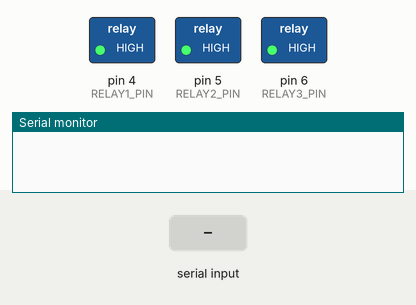
Recording of a sketch running on a simulated Arduino Mega 2560, built with avr-gcc and run on an emulated ATmega2560. On the bench: switched loads named in the sketch (green lamp = pin HIGH), the last lines printed to the serial monitor. Inputs (shaded band) come from the test bench.

Above: at 1.2 s.
1.3 s: "relay1_on\n" received over Serial
At 2.5 s:
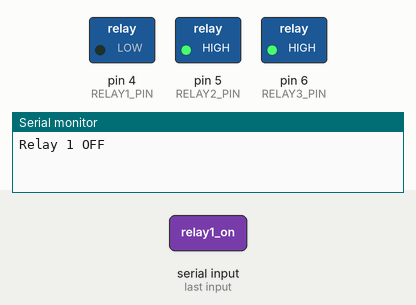
2.8 s: "relay2_on\n" received over Serial
At 3.7 s:
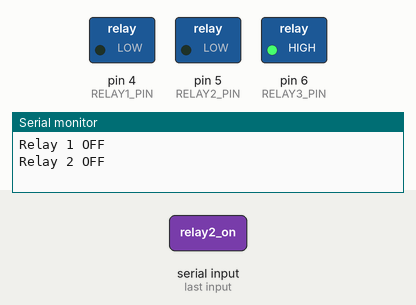
4.3 s: "relay1_off\n" received over Serial
At 4.8 s:
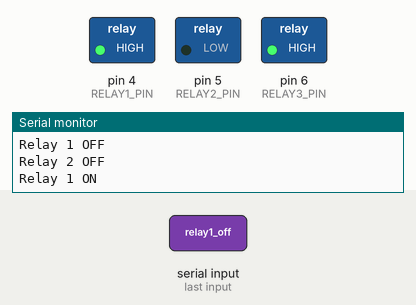
5.8 s: "relay3_on\n" received over Serial
At 7.0 s:
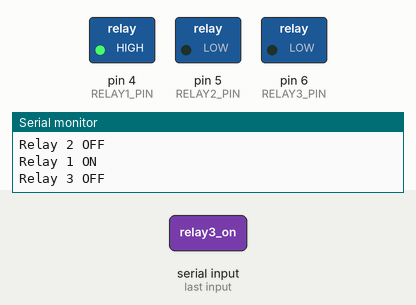
7.3 s: "relay2_off\n" received over Serial
At 8.3 s:
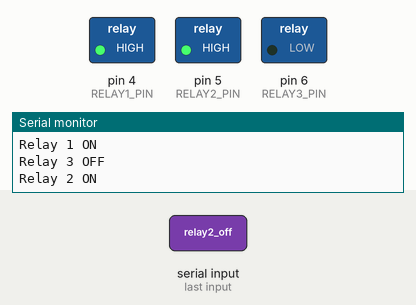
8.8 s: "relay3_off\n" received over Serial
At 9.4 s:
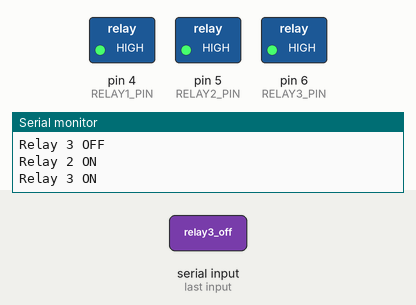
Timing chart, 0 to 11.3 s (numbered marks = the images above; inputs shaded):
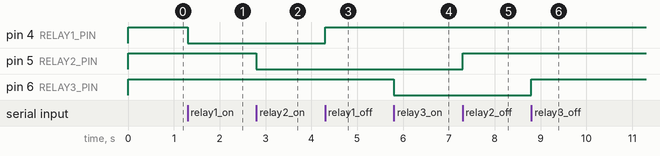

Measured:
- after the input at 1.3 s, pin 4 (RELAY1_PIN): HIGH → LOW at once
- after the input at 2.8 s, pin 5 (RELAY2_PIN): HIGH → LOW at once
- after the input at 4.3 s, pin 4 (RELAY1_PIN): LOW → HIGH at once
- after the input at 5.8 s, pin 6 (RELAY3_PIN): HIGH → LOW at once
- after the input at 7.3 s, pin 5 (RELAY2_PIN): LOW → HIGH at once
- after the input at 8.8 s, pin 6 (RELAY3_PIN): LOW → HIGH at once

The sketch:

relay_hopper.ino
```cpp
#include "RelayHopper.h"

#define RELAY1_PIN 4
#define RELAY2_PIN 5
#define RELAY3_PIN 6

RelayController relays(RELAY1_PIN, RELAY2_PIN, RELAY3_PIN);

void setup() {
    Serial.begin(115200);
    relays.begin();
}

void loop() {
    relays.handleSerial();
}
```

RelayHopper.cpp
```cpp
#include "RelayHopper.h"

RelayController::RelayController(uint8_t pin1, uint8_t pin2, uint8_t pin3) {
    relayPins[0] = pin1;
    relayPins[1] = pin2;
    relayPins[2] = pin3;
}

void RelayController::begin() {
    for (int i = 0; i < 3; i++) {
        pinMode(relayPins[i], OUTPUT);
        digitalWrite(relayPins[i], HIGH);
    }
}

void RelayController::setRelay(uint8_t relayNum, bool state) {
    if (relayNum >= 1 && relayNum <= 3) {
        digitalWrite(relayPins[relayNum - 1], state ? HIGH : LOW);
        Serial.print("Relay ");
        Serial.print(relayNum);
        Serial.println(state ? " ON" : " OFF");
    }
}

void RelayController::handleSerial() {
    if (Serial.available() > 0) {
        String cmd = Serial.readStringUntil('\n');
        cmd.trim();
        if (cmd == "relay1_on") setRelay(1, false);
        else if (cmd == "relay1_off") setRelay(1, true);
        else if (cmd == "relay2_on") setRelay(2, false);
        else if (cmd == "relay2_off") setRelay(2, true);
        else if (cmd == "relay3_on") setRelay(3, false);
        else if (cmd == "relay3_off") setRelay(3, true);
    }
}
```

RelayHopper.h
```cpp
#pragma once

#include <Arduino.h>

class RelayController {
public:
    RelayController(uint8_t pin1, uint8_t pin2, uint8_t pin3);
    void begin();
    void setRelay(uint8_t relayNum, bool state);
    void handleSerial();

private:
    uint8_t relayPins[3];
};
```
